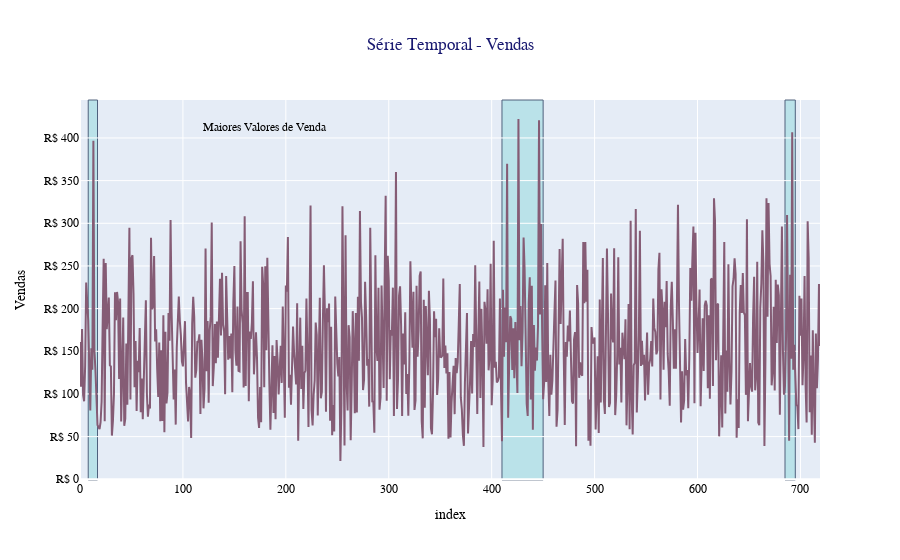

The cell this chart's notebook holds for it:
### Code cell
# Série de Vendas

fig = px.line(
        data_frame=FactSales[['Vendas', 'MesAnoVenda']],
        y='Vendas',
        title='Série Temporal - Vendas',
        color_discrete_sequence=colors
        )


fig.add_shape(
        type="rect",
        x0=410, x1=450,  # intervalo no eixo x
        y0=0, y1=1,  # cobre toda a altura do gráfico
        xref='x', yref='paper',  # 'paper' faz com que vá de 0 a 1 no eixo y
        fillcolor='powderblue',
        opacity=0.8,
        layer="below",
        line_width=1,
    )

fig.add_shape(
        type='rect',
        x0=8, x1=17,
        y0=0, y1=1,
        yref='paper',
        fillcolor="powderblue",
        opacity=0.8,
        line_width=1,
        layer='below'
    )

fig.add_shape(
        type='rect',
        x0=685, x1=695,
        y0=0, y1=1,
        yref='paper',
        fillcolor='powderblue',
        layer='below',
        opacity=0.8,
        line_width=1

)

fig.update_yaxes(tickprefix='R$ ')
fig.add_annotation(
                text='Maiores Valores de Venda',
                x=180,
                y=0.95,
                xref='x',
                yref='paper',
                showarrow=False)

fig.update_layout(title_x=0.5,
                font_family='Tahoma, monospace',
                title_font_color='midnightblue',
                font_color='black')

fig.show()

### Figure 1 — Plotly figure (JSON) as saved in the notebook; plotly's stock layout.template omitted (floating-point values rounded to 4 significant figures; data arrays with more than 128 entries replaced by an {"elided": "..."} marker saying what was removed)
{"data": [{"hovertemplate": "index=%{x}<br>Vendas=%{y}<extra></extra>", "legendgroup": "", "line": {"color": "rgb(133, 92, 117)", "dash": "solid"}, "marker": {"symbol": "circle"}, "mode": "lines", "name": "", "orientation": "v", "showlegend": false, "type": "scatter", "x": {"elided": "720 int values"}, "xaxis": "x", "y": {"elided": "720 float values"}, "yaxis": "y"}], "layout": {"annotations": [{"showarrow": false, "text": "Maiores Valores de Venda", "x": 180, "xref": "x", "y": 0.95, "yref": "paper"}], "font": {"color": "black", "family": "Tahoma, monospace"}, "legend": {"tracegroupgap": 0}, "shapes": [{"fillcolor": "powderblue", "layer": "below", "line": {"width": 1}, "opacity": 0.8, "type": "rect", "x0": 410, "x1": 450, "xref": "x", "y0": 0, "y1": 1, "yref": "paper"}, {"fillcolor": "powderblue", "layer": "below", "line": {"width": 1}, "opacity": 0.8, "type": "rect", "x0": 8, "x1": 17, "y0": 0, "y1": 1, "yref": "paper"}, {"fillcolor": "powderblue", "layer": "below", "line": {"width": 1}, "opacity": 0.8, "type": "rect", "x0": 685, "x1": 695, "y0": 0, "y1": 1, "yref": "paper"}], "title": {"font": {"color": "midnightblue"}, "text": "Série Temporal - Vendas", "x": 0.5}, "xaxis": {"anchor": "y", "domain": [0, 1], "title": {"text": "index"}}, "yaxis": {"anchor": "x", "domain": [0, 1], "tickprefix": "R$ ", "title": {"text": "Vendas"}}}}
